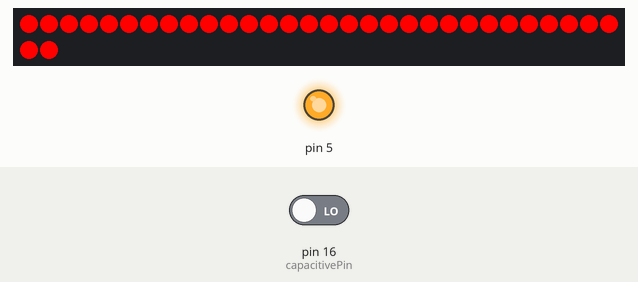
Bench run of a sketch on a simulated Arduino Uno, built with avr-gcc and run on an emulated ATmega328P. On the bench: 32 RGB LEDs in strip order, left to right, continuing on the next row, output pins drawn as LEDs (lit = HIGH). Inputs (shaded band) come from the test bench; at power-on: pin 16 (capacitivePin) LOW.

Above: at 1.2 s.
1.3 s: pin 16 (capacitivePin) driven HIGH
At 2.6 s:
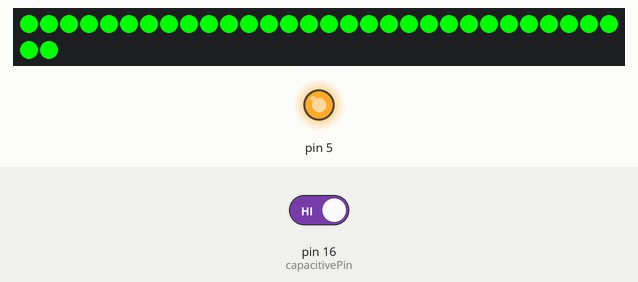
2.9 s: pin 16 (capacitivePin) driven LOW
At 3.9 s:
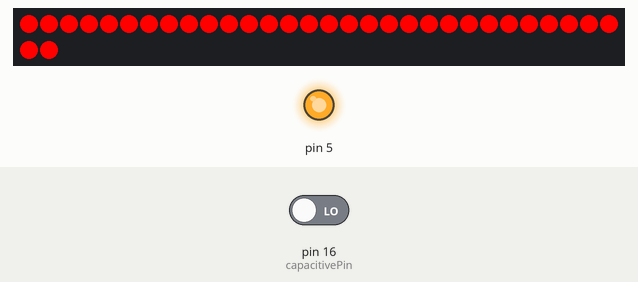
Timing chart, 0 to 5.9 s (numbered marks = the images above; inputs shaded):
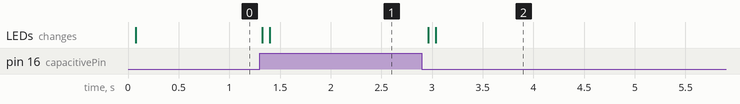

Measured:
- after the input at 1.3 s, the LEDs: first change at once (image 1 shows a later state)
- after the input at 2.9 s, the LEDs: first change after 0.06 s (image 2 shows a later state)

The sketch:

numeroPin.ino
```cpp
#include <Adafruit_NeoPixel.h>

//Capacitive variable
int capacitivePin = 16; //Numero de la pin
int capacitiveState = 0; //Etat du touch

//Pin de led
#define PIN            4

// How many NeoPixels are attached to the Arduino?
#define NUMPIXELS      32

//Initialisation Neopixel
Adafruit_NeoPixel pixels = Adafruit_NeoPixel(NUMPIXELS, PIN, NEO_GRB + NEO_KHZ800);

int delayval = 1; // delay for half a second

void setup() {
  //Pin du capacitive
  pinMode(capacitivePin, INPUT);

  //Active le capacitive (Numero Pin 5)
  pinMode(5, OUTPUT);
  digitalWrite(5,HIGH);

  pixels.begin(); // This initializes the NeoPixel library.
}

void loop() {

  //Reception du touch (1 ou 0)
  capacitiveState = digitalRead(capacitivePin);

 // Si sa touch
  if(capacitiveState){
  for(int i=0;i<NUMPIXELS;i++){

    // pixels.Color takes RGB values, from 0,0,0 up to 255,255,255
    pixels.setPixelColor(i, pixels.Color(0,255,0)); // Moderately bright green color.

    pixels.show(); // This sends the updated pixel color to the hardware.

    delay(delayval); // Delay for a period of time (in milliseconds).

  }
  }
  else{
     for(int i=0;i<NUMPIXELS;i++){

    // pixels.Color takes RGB values, from 0,0,0 up to 255,255,255
    pixels.setPixelColor(i, pixels.Color(255,0,0)); // Moderately bright green color.

    pixels.show(); // This sends the updated pixel color to the hardware.

    delay(delayval); // Delay for a period of time (in milliseconds).

  }
  }
}
```
